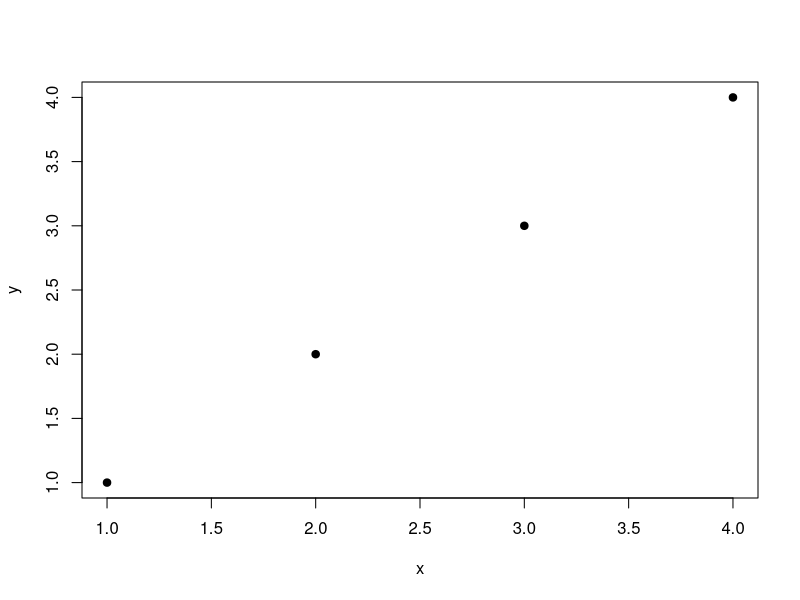
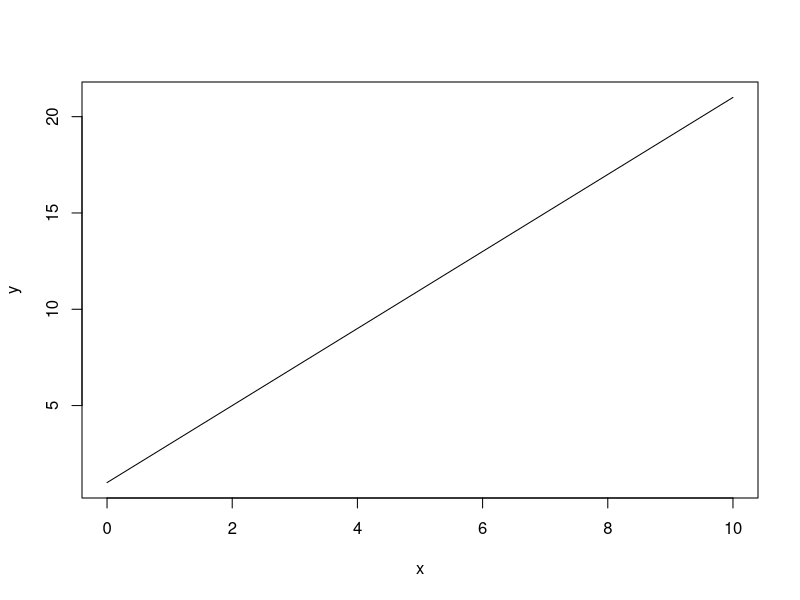
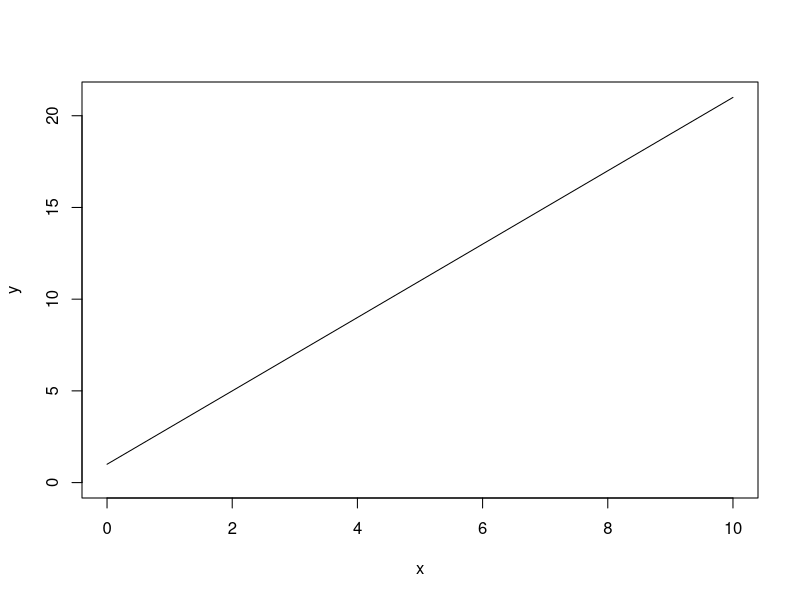
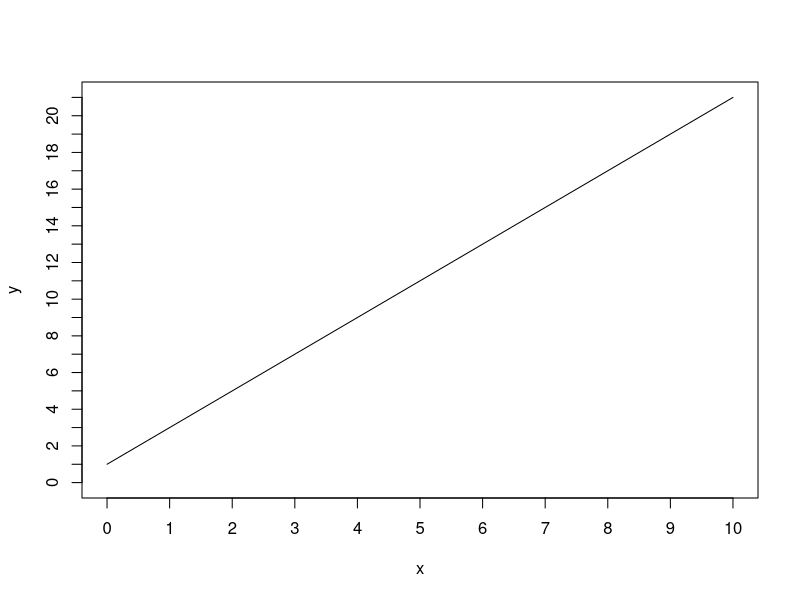
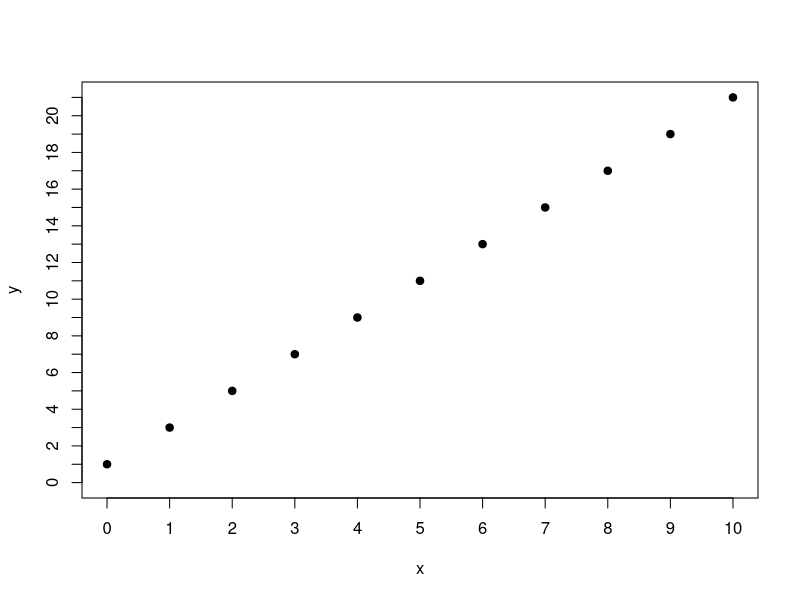
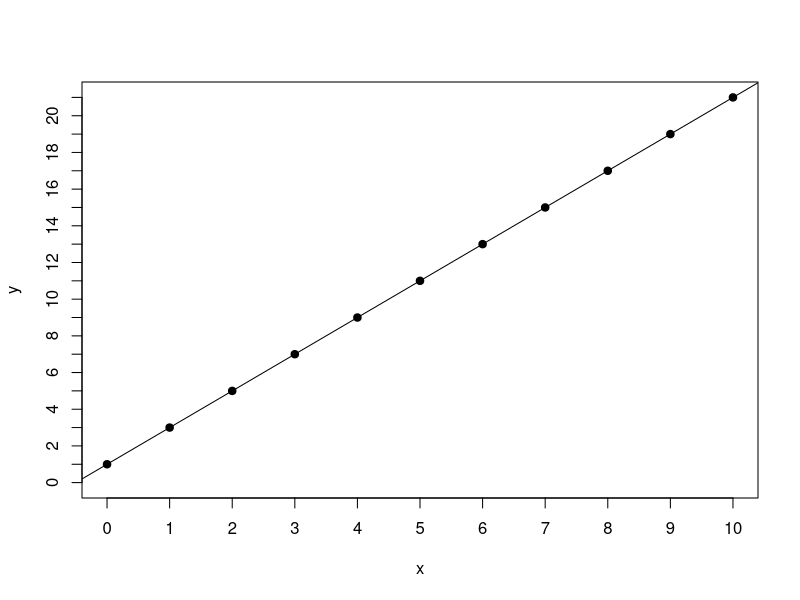

Write the R code that produced these figures, in order.
## ---- chunk 1
#| code-fold: false

points <- data.frame(x = c(1,2,3,4), y= c(1,2,3,4))
## ---- chunk 2
#| code-fold: false

plot(points, pch = 19)

## ---- chunk 3
#| code-fold: false

x <- 0:10      # generate values of x-coordinate
y <- 2*x + 1   # generate values of y-coordinate

plot(x,y, type = "l")

## ---- chunk 4
#| code-fold: false

plot(x,y, type = "l", xlim = c(0,10), ylim = c(0,21))
## ---- chunk 5
#| code-fold: false

plot(x,y, type = "l", xlim = c(0,10), ylim = c(0,21), 
     xaxp = c(0,10,10), yaxp = c(0,21,21))
## ---- chunk 6
#| code-fold: false

plot(x,y, xlim = c(0,10), ylim = c(0,21), 
     xaxp = c(0,10,10), yaxp = c(0,21,21), pch = 19)
## ---- chunk 7
#| code-fold: false

plot(x,y, xlim = c(0,10), ylim = c(0,21), 
     xaxp = c(0,10,10), yaxp = c(0,21,21), pch = 19)
abline(1,2)

